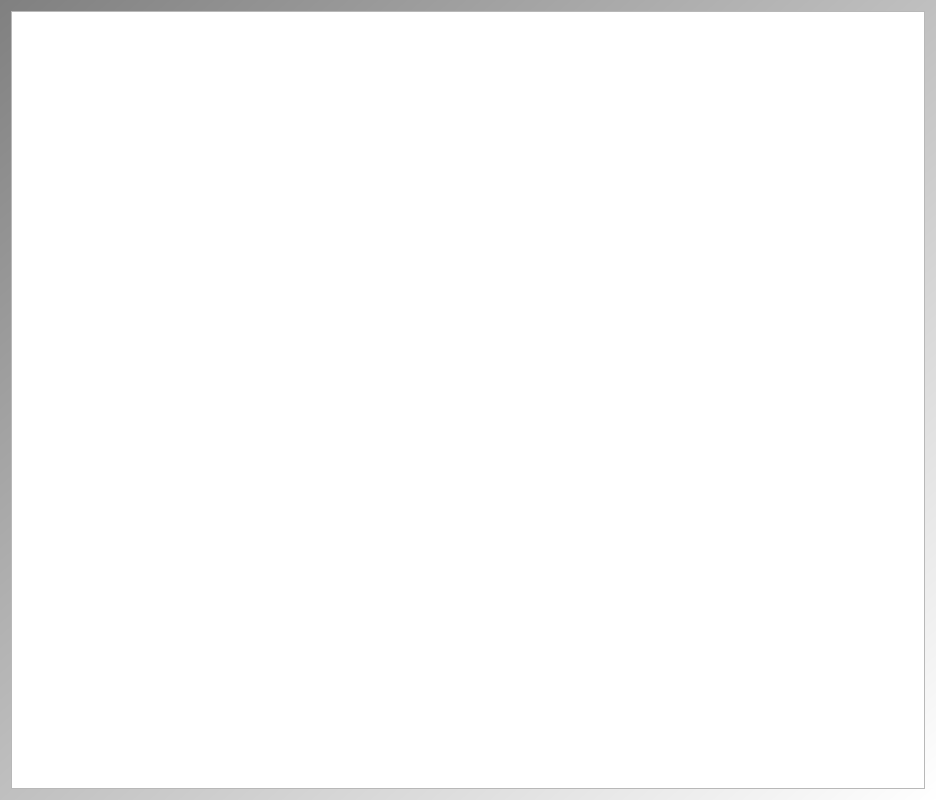
<?xml version="1.0" encoding="UTF-8"?>
<ui version="4.0">
 <class>QtTestQtRoundedEditRectItemCompareDialog</class>
 <widget class="QDialog" name="QtTestQtRoundedEditRectItemCompareDialog">
  <property name="geometry">
   <rect>
    <x>0</x>
    <y>0</y>
    <width>936</width>
    <height>800</height>
   </rect>
  </property>
  <property name="windowTitle">
   <string>TestQtRoundedEditRectItem</string>
  </property>
  <property name="windowIcon">
   <iconset resource="ToolTestQtRoundedEditRectItem.qrc">
    <normaloff>:/images/ToolTestQtRoundedEditRectItemIcon.png</normaloff>:/images/ToolTestQtRoundedEditRectItemIcon.png</iconset>
  </property>
  <property name="styleSheet">
   <string notr="true">QDialog { 
background-color: qlineargradient(x1: 0, y1: 0, x2: 1, y2: 1, stop: 0  #808080, stop: 1 #ffffff);
}
QPushButton { background-color: rgb(255, 255, 255);  }
QPushButton { color: rgb(0,0,0); }</string>
  </property>
  <layout class="QGridLayout" name="gridLayout">
   <item row="0" column="0">
    <widget class="ribi::QtTestQtRoundedEditRectItemWidget" name="view"/>
   </item>
  </layout>
 </widget>
 <customwidgets>
  <customwidget>
   <class>ribi::QtTestQtRoundedEditRectItemWidget</class>
   <extends>QGraphicsView</extends>
   <header>qttestqtroundededitrectitemwidget.h</header>
  </customwidget>
 </customwidgets>
 <resources>
  <include location="ToolTestQtRoundedEditRectItem.qrc"/>
 </resources>
 <connections/>
</ui>
